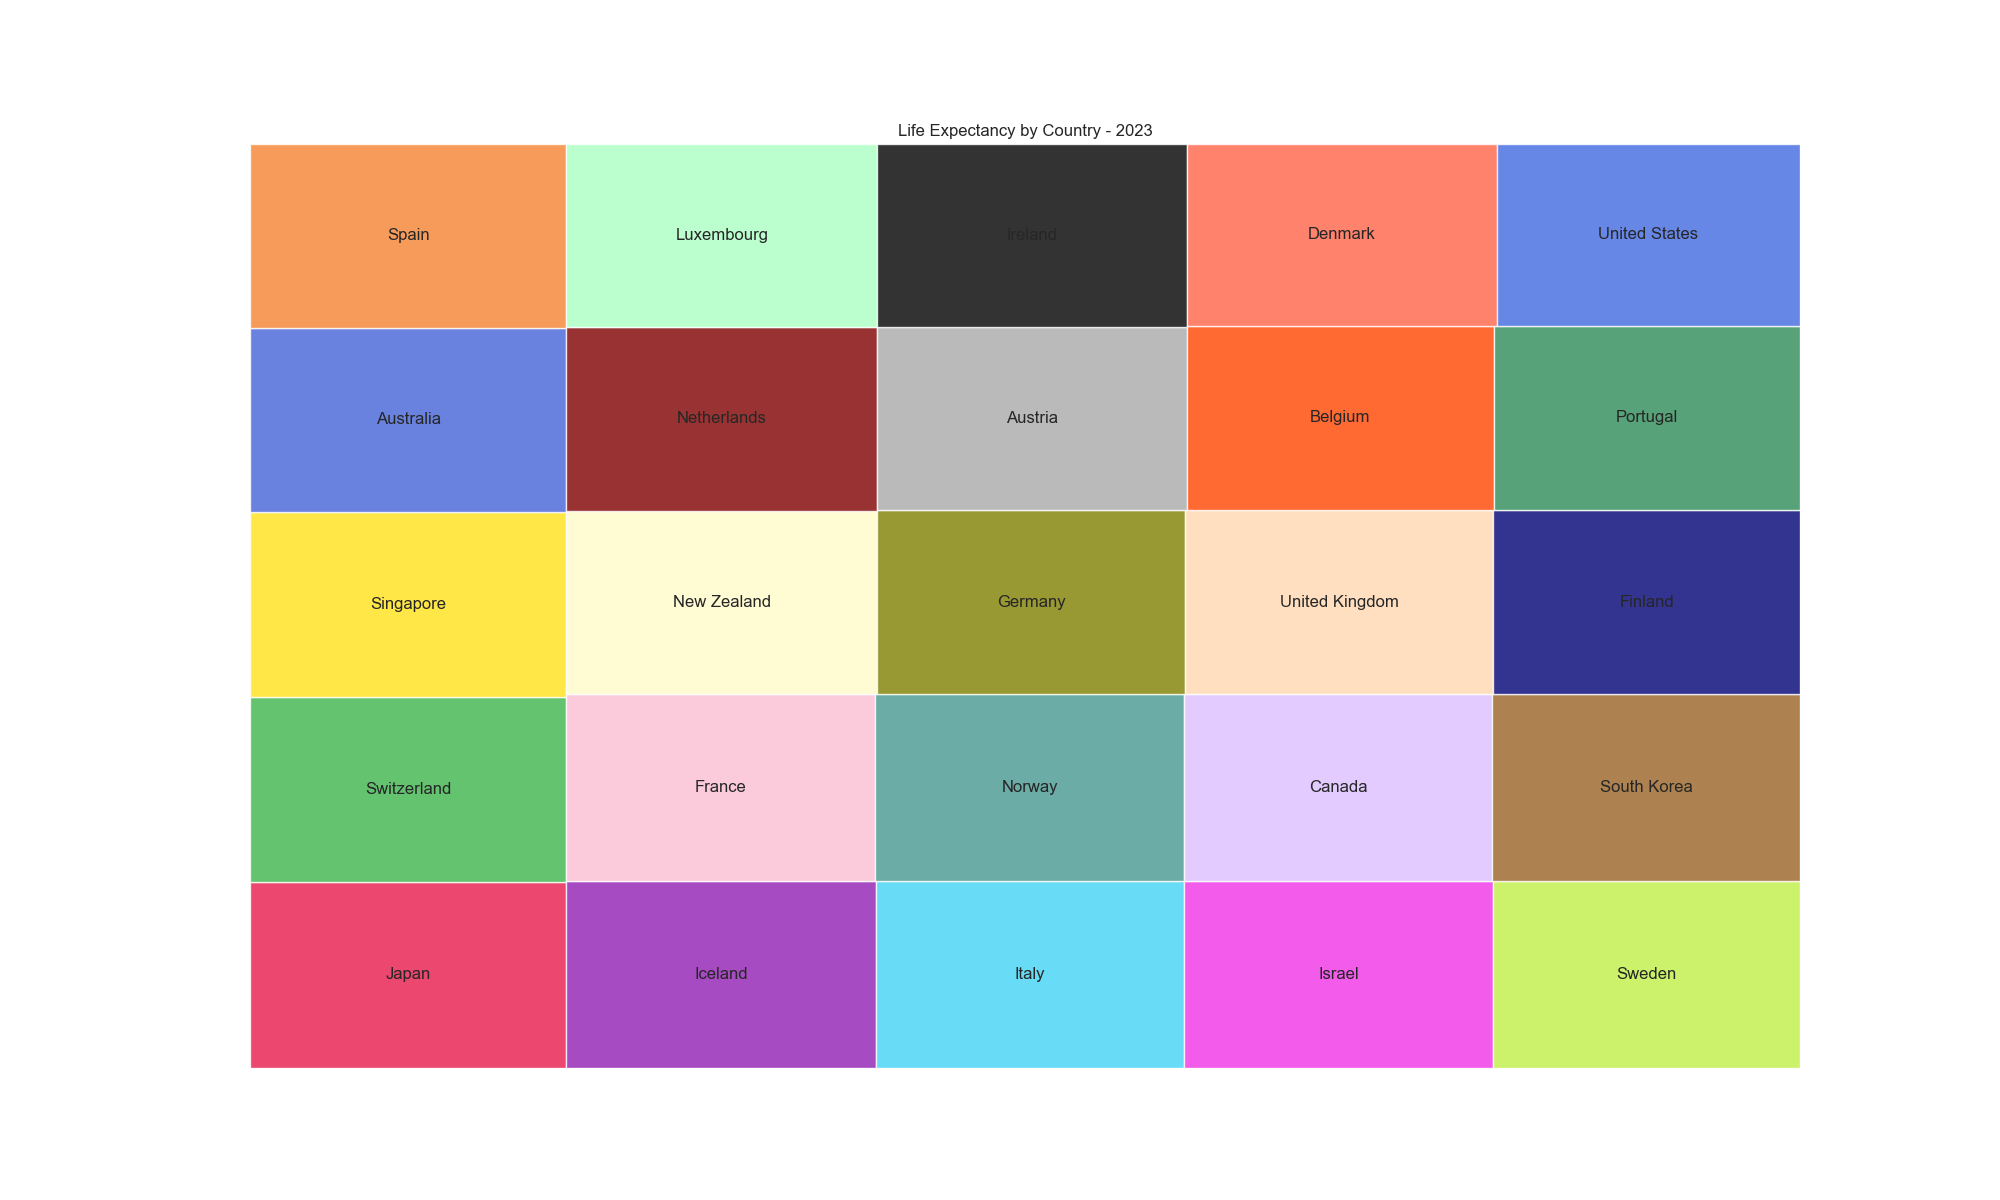

Here is the Python script that generated this plot:

import matplotlib.pyplot as plt
import pandas as pd
import squarify

data = {
    'Country': ['Japan', 'Switzerland', 'Singapore', 'Australia', 'Spain', 
                'Iceland', 'Italy', 'Israel', 'Sweden', 'France', 
                'Norway', 'Canada', 'South Korea', 'New Zealand', 
                'Netherlands', 'Luxembourg', 'Germany', 'United Kingdom', 
                'Finland', 'Austria', 'Ireland', 'Belgium', 'Portugal', 
                'Denmark', 'United States'],
    'Life Expectancy': [84.2, 83.8, 83.6, 83.4, 83.2, 82.9, 82.8, 82.6, 
                        82.4, 82.3, 82.2, 82.1, 82.0, 81.8, 81.7, 81.5, 
                        81.4, 81.3, 81.1, 81.0, 80.9, 80.8, 80.6, 80.5, 78.9]
}

df = pd.DataFrame(data)

colors = ['#e6194B', '#3cb44b', '#ffe119', '#4363d8', '#f58231', 
          '#911eb4', '#42d4f4', '#f032e6', '#bfef45', '#fabed4', 
          '#469990', '#dcbeff', '#9A6324', '#fffac8', '#800000', 
          '#aaffc3', '#808000', '#ffd8b1', '#000075', '#a9a9a9', 
          '#000000', '#ff4500', '#2e8b57', '#ff6347', '#4169e1']

plt.figure(figsize=(20, 12))
squarify.plot(sizes=df['Life Expectancy'], label=df['Country'], color=colors, alpha=0.8)
plt.title('Life Expectancy by Country - 2023')
plt.axis('off')
plt.show()
